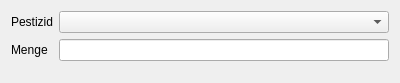
<?xml version="1.0" encoding="UTF-8"?>
<ui version="4.0">
 <class>Form</class>
 <widget class="QWidget" name="Form">
  <property name="geometry">
   <rect>
    <x>0</x>
    <y>0</y>
    <width>400</width>
    <height>83</height>
   </rect>
  </property>
  <property name="windowTitle">
   <string>Form</string>
  </property>
  <layout class="QVBoxLayout" name="verticalLayout">
   <item>
    <layout class="QFormLayout" name="formLayout">
     <item row="0" column="0">
      <widget class="QLabel" name="label">
       <property name="text">
        <string>Pestizid</string>
       </property>
      </widget>
     </item>
     <item row="1" column="0">
      <widget class="QLabel" name="label_2">
       <property name="text">
        <string>Menge</string>
       </property>
      </widget>
     </item>
     <item row="1" column="1">
      <widget class="QLineEdit" name="db_amount"/>
     </item>
     <item row="0" column="1">
      <widget class="QComboBox" name="cb_chemical_id"/>
     </item>
    </layout>
   </item>
  </layout>
 </widget>
 <resources/>
 <connections/>
</ui>
